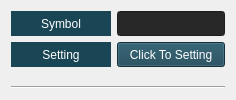
            <widget class="QWidget" name="ib_page">
             <layout class="QVBoxLayout" name="verticalLayout_2">
              <item>
               <layout class="QVBoxLayout" name="verticalLayout_26">
                <item>
                 <layout class="QFormLayout" name="formLayout_6">
                  <item row="0" column="0">
                   <widget class="QLabel" name="label_54">
                    <property name="minimumSize">
                     <size>
                      <width>100</width>
                      <height>25</height>
                     </size>
                    </property>
                    <property name="maximumSize">
                     <size>
                      <width>100</width>
                      <height>25</height>
                     </size>
                    </property>
                    <property name="cursor">
                     <cursorShape>ArrowCursor</cursorShape>
                    </property>
                    <property name="styleSheet">
                     <string notr="true">color: rgb(255, 255, 255);
background-color: rgb(25, 69, 85);</string>
                    </property>
                    <property name="text">
                     <string>Symbol</string>
                    </property>
                    <property name="alignment">
                     <set>Qt::AlignCenter</set>
                    </property>
                   </widget>
                  </item>
                  <item row="0" column="1">
                   <widget class="QLineEdit" name="ib_ymbol_edit">
                    <property name="minimumSize">
                     <size>
                      <width>0</width>
                      <height>25</height>
                     </size>
                    </property>
                    <property name="maximumSize">
                     <size>
                      <width>16777215</width>
                      <height>25</height>
                     </size>
                    </property>
                    <property name="styleSheet">
                     <string notr="true">background-color: rgb(40, 40, 40);
color: rgb(255, 255, 255);</string>
                    </property>
                    <property name="readOnly">
                     <bool>true</bool>
                    </property>
                   </widget>
                  </item>
                  <item row="1" column="1">
                   <widget class="QPushButton" name="ib_setting_btn">
                    <property name="minimumSize">
                     <size>
                      <width>0</width>
                      <height>25</height>
                     </size>
                    </property>
                    <property name="styleSheet">
                     <string notr="true">color: rgb(255, 255, 255);
background-color: rgb(25, 69, 85);</string>
                    </property>
                    <property name="text">
                     <string>Click To Setting</string>
                    </property>
                   </widget>
                  </item>
                  <item row="1" column="0">
                   <widget class="QLabel" name="label_55">
                    <property name="minimumSize">
                     <size>
                      <width>100</width>
                      <height>25</height>
                     </size>
                    </property>
                    <property name="maximumSize">
                     <size>
                      <width>16777211</width>
                      <height>16777215</height>
                     </size>
                    </property>
                    <property name="styleSheet">
                     <string notr="true">color: rgb(255, 255, 255);
background-color: rgb(25, 69, 85);</string>
                    </property>
                    <property name="text">
                     <string>Setting</string>
                    </property>
                    <property name="alignment">
                     <set>Qt::AlignCenter</set>
                    </property>
                   </widget>
                  </item>
                 </layout>
                </item>
                <item>
                 <widget class="Line" name="line_4">
                  <property name="orientation">
                   <enum>Qt::Horizontal</enum>
                  </property>
                 </widget>
                </item>
               </layout>
              </item>
             </layout>
            </widget>
